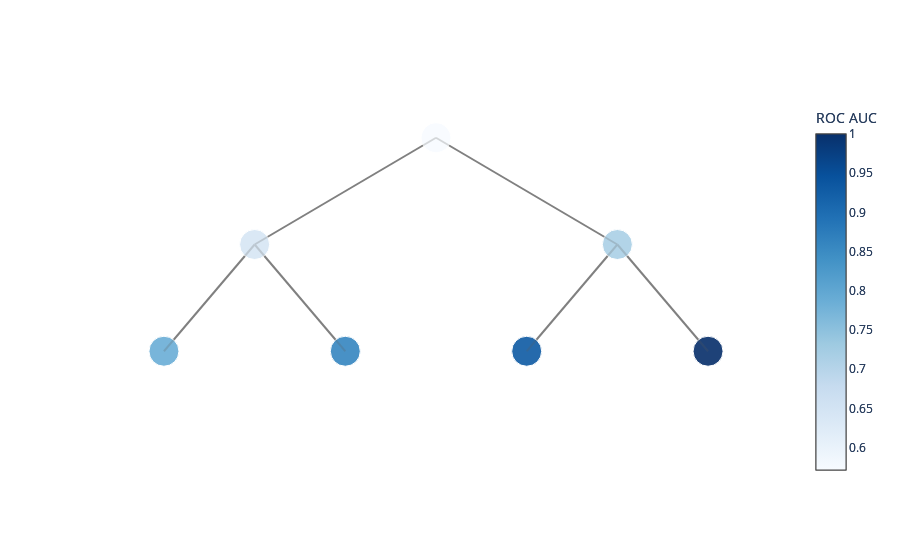

The notebook cell this image was saved under:
### Code cell
import plotly.graph_objects as go
import numpy as np

# text_dic = { 1:'', 2:'1', 3:'0', 4:'1', 5: '0', 6:'1', 7:'0', 8:'1', 9:'0', 10:'1', 11:'0', 12:'1', 13:'0', 14:'1', 15:'0'}
def plot_binary_tree(node_scores, node_sizes):
   
    # Define node positions
    x = [0, -1, 1, -1.5, -0.5, 0.5, 1.5, -1.75, -1.25, -0.75, -0.25, 0.25, 0.75, 1.25, 1.75]
    y = [3, 2, 2, 1, 1, 1, 1, 0, 0, 0, 0, 0, 0, 0, 0]

    # Create node traces
    nodes_trace = go.Scatter(
        x=x,
        y=y,
        mode="markers+text",
        marker=dict(
            size=node_sizes, 
            color=node_scores, 
            colorscale="Blues", # Or any other colorscale
            colorbar=dict(title="ROC AUC"), 
            showscale=True, 
        ),
        # text= [text_dic[i] for i in range(1, 16)],  # Label nodes 1-15
        textposition="top center",
        showlegend=False,
    )

    
    fig = go.Figure(nodes_trace)
    # Define lines connecting the nodes
    for idx, (start, end) in enumerate(lines, 1):
        x_values = [start[0], end[0], None]
        y_values = [start[1], end[1], None]
        line_trace = go.Scatter(
            x=x_values,
            y=y_values,
            mode="lines",
            line=dict(color="gray"),
            showlegend=False,
        )
        fig.add_trace(line_trace)

    fig.add_trace(nodes_trace)
    # Adjust layout settings to remove background and axes
    fig.update_layout(
        plot_bgcolor="rgba(200, 200, 200, 0)", # Transparent background
        paper_bgcolor="rgba(200, 200, 200, 0)", # Transparent surrounding area
        xaxis=dict(showgrid=False, zeroline=False, showticklabels=False),
        yaxis=dict(showgrid=False, zeroline=False, showticklabels=False),
    )
    # annotate with separator
    #fig.add_annotation(x=0, y=1.8, text="Vocab", showarrow=False, yshift=10, font=dict(size=20), )
    #fig.add_annotation(x=0, y=1., text="Background", showarrow=False, yshift=10, font=dict(size=20))
    #fig.add_annotation(x=0, y=.0, text="SEP", showarrow=False, yshift=10, font=dict(size=20))

    fig.show()
    fig.write_image("tree2.png")
# Example usage:
scores = np.array([10, 20, 30, 40, 50, 60, 70])
scores = scores / (np.max(scores)*2) + .5  # Normalize scores to be between 0 and 1
sizes = 7*[30]

plot_binary_tree(scores, sizes)

### Figure 1 — Plotly figure (JSON) as saved in the notebook; plotly's stock layout.template omitted (floating-point values rounded to 4 significant figures)
{"data": [{"marker": {"color": [0.5714, 0.6429, 0.7143, 0.7857, 0.8571, 0.9286, 1], "colorbar": {"title": {"text": "ROC AUC"}}, "colorscale": [[0, "rgb(247,251,255)"], [0.125, "rgb(222,235,247)"], [0.25, "rgb(198,219,239)"], [0.375, "rgb(158,202,225)"], [0.5, "rgb(107,174,214)"], [0.625, "rgb(66,146,198)"], [0.75, "rgb(33,113,181)"], [0.875, "rgb(8,81,156)"], [1, "rgb(8,48,107)"]], "showscale": true, "size": [30, 30, 30, 30, 30, 30, 30]}, "mode": "markers+text", "showlegend": false, "textposition": "top center", "type": "scatter", "x": [0, -1, 1, -1.5, -0.5, 0.5, 1.5, -1.75, -1.25, -0.75, -0.25, 0.25, 0.75, 1.25, 1.75], "y": [3, 2, 2, 1, 1, 1, 1, 0, 0, 0, 0, 0, 0, 0, 0]}, {"line": {"color": "gray"}, "mode": "lines", "showlegend": false, "type": "scatter", "x": [0, -1, null], "y": [3, 2, null]}, {"line": {"color": "gray"}, "mode": "lines", "showlegend": false, "type": "scatter", "x": [0, 1, null], "y": [3, 2, null]}, {"line": {"color": "gray"}, "mode": "lines", "showlegend": false, "type": "scatter", "x": [-1, -1.5, null], "y": [2, 1, null]}, {"line": {"color": "gray"}, "mode": "lines", "showlegend": false, "type": "scatter", "x": [-1, -0.5, null], "y": [2, 1, null]}, {"line": {"color": "gray"}, "mode": "lines", "showlegend": false, "type": "scatter", "x": [1, 0.5, null], "y": [2, 1, null]}, {"line": {"color": "gray"}, "mode": "lines", "showlegend": false, "type": "scatter", "x": [1, 1.5, null], "y": [2, 1, null]}, {"marker": {"color": [0.5714, 0.6429, 0.7143, 0.7857, 0.8571, 0.9286, 1], "colorbar": {"title": {"text": "ROC AUC"}}, "colorscale": [[0, "rgb(247,251,255)"], [0.125, "rgb(222,235,247)"], [0.25, "rgb(198,219,239)"], [0.375, "rgb(158,202,225)"], [0.5, "rgb(107,174,214)"], [0.625, "rgb(66,146,198)"], [0.75, "rgb(33,113,181)"], [0.875, "rgb(8,81,156)"], [1, "rgb(8,48,107)"]], "showscale": true, "size": [30, 30, 30, 30, 30, 30, 30]}, "mode": "markers+text", "showlegend": false, "textposition": "top center", "type": "scatter", "x": [0, -1, 1, -1.5, -0.5, 0.5, 1.5, -1.75, -1.25, -0.75, -0.25, 0.25, 0.75, 1.25, 1.75], "y": [3, 2, 2, 1, 1, 1, 1, 0, 0, 0, 0, 0, 0, 0, 0]}], "layout": {"paper_bgcolor": "rgba(200, 200, 200, 0)", "plot_bgcolor": "rgba(200, 200, 200, 0)", "xaxis": {"showgrid": false, "showticklabels": false, "zeroline": false}, "yaxis": {"showgrid": false, "showticklabels": false, "zeroline": false}}}
